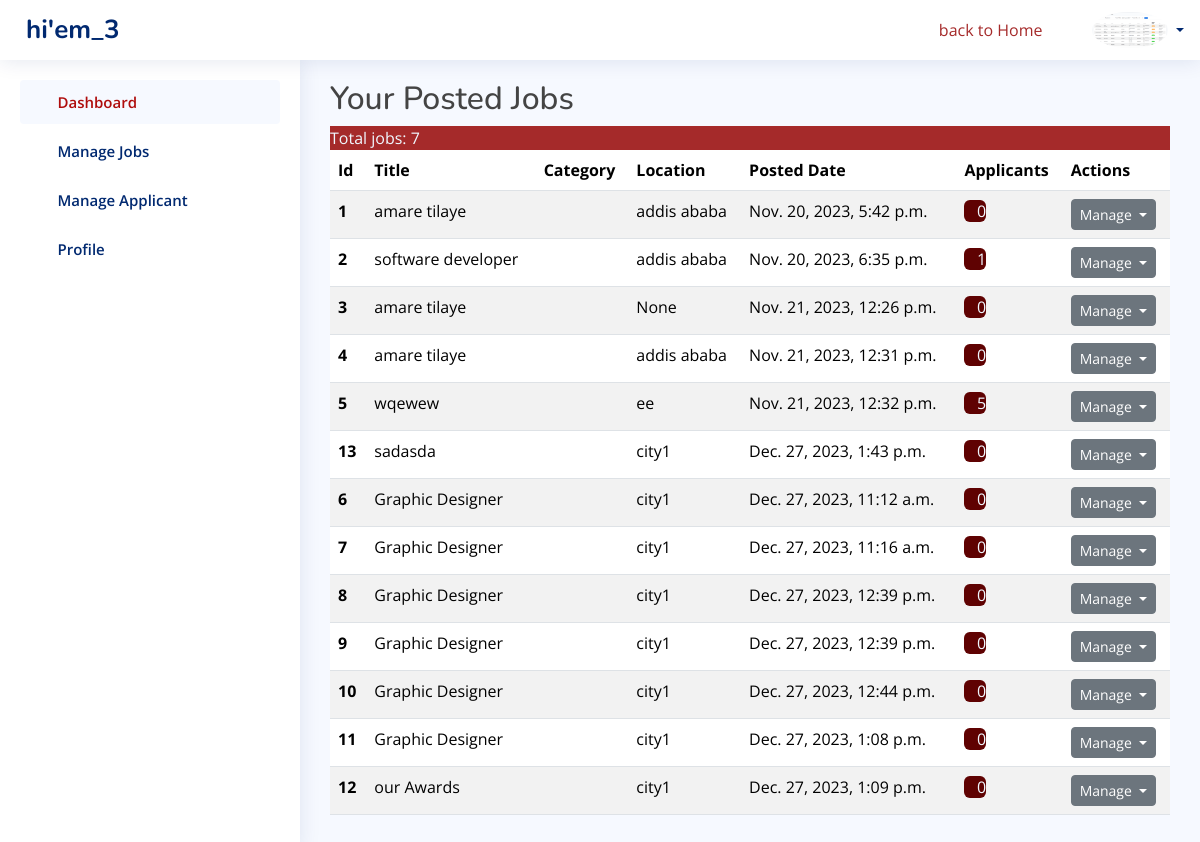
Before: /users/my_job_list/ (signed in) with the older database file.
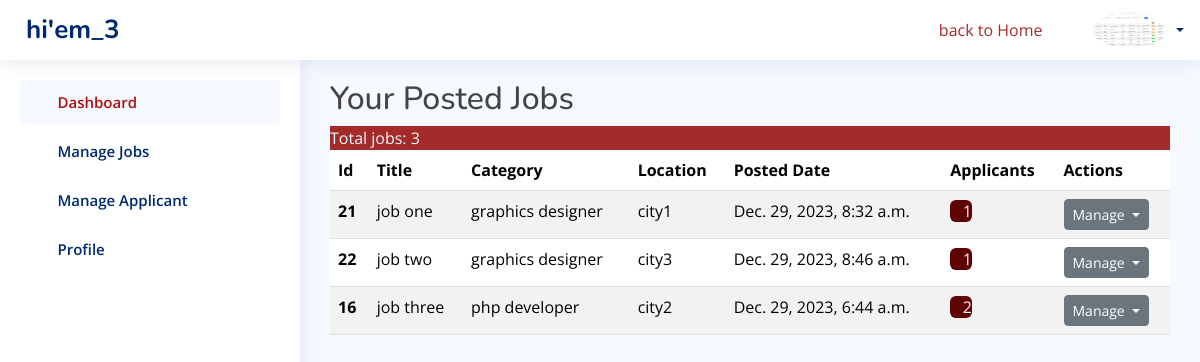
After: the same page with the newer database file.
### jobs/models.py (models this page shows, shortened)
class Job(models.Model):
    JOB_TYPE_CHOICES = [
        ('freelance', 'Freelance'),
        ('permanent', 'Permanent'),
        ('contract', 'Contract'),
        ('remote', 'Remote'),
        ('full_time', 'Full Time'),
        ('part_time', 'Part Time'),
    ]
    LOCATION_CHOICES = [
        ('city1', 'City 1'),
        ('city2', 'City 2'),
        ('city3', 'City 3'),
    ]
    company = models.ForeignKey(EmployerProfile, on_delete=models.CASCADE)
    company_logo = models.ImageField(upload_to='images/profile/', blank=True, null=True)
    title = models.CharField(max_length=100)
    catagory = models.ForeignKey(Categories, related_name='jobs', on_delete=models.CASCADE)
    description = models.TextField()
    location = models.CharField(max_length=100, choices=LOCATION_CHOICES, blank=True, null=True)
    salary = models.DecimalField(max_digits=10, decimal_places=2, blank=True, null=True)
    posted_date = models.DateTimeField(auto_now_add=True)
    application_deadline = models.DateField(blank=True, null=True)
    requirements = models.TextField(blank=True, null=True)
    responsibilities = models.TextField(blank=True, null=True)
    education_requirements = models.CharField(max_length=100, blank=True, null=True)
    job_type = models.CharField(max_length=20, choices=JOB_TYPE_CHOICES, blank=True, null=True)
    is_featured = models.BooleanField(default=False)
    experience = models.CharField(max_length=100, blank=True, null=True)

class Categories(models.Model):
    cat_icon = models.ImageField(upload_to='icons/')
    name = models.CharField(max_length=200)
    def __str__(self):
        return self.name

### jobs/views.py (the view)
# urls.py: path('users/my_job_list/', MyJobListView.as_view(), name='my_job_list'),
class MyJobListView(ListView):
    model = Job
    template_name = 'users/my_job_list.html'
    context_object_name = 'joblist'
    def get_context_data(self, **kwargs):
        context = super().get_context_data(**kwargs)
        logged_in_employer = self.request.user.employerprofile
        context['employer_job_count'] = Job.objects.filter(company=logged_in_employer).count()
        context['joblist'] = Job.objects.annotate(num_applicants=Count('applicant'))
        return context

### users/templates/users/my_job_list.html (shortened to what this page needs)
{% extends "users/base.html" %}
{% load static %}
{% block content %}
<main id="main" class="main">
    <h2>Your Posted Jobs</h2>
    <div class="employer-job-count" style="background-color: brown; color: aliceblue;">
        Total jobs: {{ employer_job_count }}
    </div>
    <table class="table table-striped">
        <thead>
            <tr>
                <th> Id </th>
                <th>Title</th>
                <th>Category</th>
                <th>Location</th>
                <th>Posted Date</th>
                <th>Applicants</th>
                <th>Actions</th>
            </tr>
        </thead>
        <tbody>
            {% for job in joblist %}
            <tr>
                <th>{{ job.id }}</th>
                <td>{{ job.title }}</td>
                <td>{{ job.catagory }}</td>
                <td>{{ job.location }}</td>
                <td>{{ job.posted_date }}</td>
                <td>
                    <a href="{% url 'applicant-detail' job.id %}" style="background-color: rgb(95, 2, 2); border-radius: 27% 27% 27% 27%; color: aliceblue;"><i class="bi bi-person"></i>{{ job.num_applicants }}</a></td>
                <td>
                    <div class="dropdown-center">
                        <button class="btn btn-secondary btn-sm dropdown-toggle" type="button" data-bs-toggle="dropdown" aria-expanded="false">
                            Manage
                        </button>
                    </div>
                </td>
            </tr>
            {% empty %}
            <tr>
                <td colspan="6">No jobs posted yet.</td>
            </tr>
            {% endfor %}
        </tbody>
    </table>
</main>
{% endblock %}

Changed rows visible on the page:
removed Job: id "1", title "amare tilaye", location "addis ababa", posted_date "Nov. 20, 2023, 5:42 p.m.", num_applicants "0"
removed Job: id "2", title "software developer", location "addis ababa", posted_date "Nov. 20, 2023, 6:35 p.m.", num_applicants "1"
removed Job: id "3", title "amare tilaye", location "None", posted_date "Nov. 21, 2023, 12:26 p.m.", num_applicants "0"
removed Job: id "4", title "amare tilaye", location "addis ababa", posted_date "Nov. 21, 2023, 12:31 p.m.", num_applicants "0"
removed Job: id "5", title "wqewew", location "ee", posted_date "Nov. 21, 2023, 12:32 p.m.", num_applicants "5"
removed Job: id "13", title "sadasda", location "city1", posted_date "Dec. 27, 2023, 1:43 p.m.", num_applicants "0"
removed Job: id "6", title "Graphic Designer", location "city1", posted_date "Dec. 27, 2023, 11:12 a.m.", num_applicants "0"
removed Job: id "7", title "Graphic Designer", location "city1", posted_date "Dec. 27, 2023, 11:16 a.m.", num_applicants "0"
removed Job: id "8", title "Graphic Designer", location "city1", posted_date "Dec. 27, 2023, 12:39 p.m.", num_applicants "0"
removed Job: id "9", title "Graphic Designer", location "city1", posted_date "Dec. 27, 2023, 12:39 p.m.", num_applicants "0"
removed Job: id "10", title "Graphic Designer", location "city1", posted_date "Dec. 27, 2023, 12:44 p.m.", num_applicants "0"
removed Job: id "11", title "Graphic Designer", location "city1", posted_date "Dec. 27, 2023, 1:08 p.m.", num_applicants "0"
removed Job: id "12", title "our Awards", location "city1", posted_date "Dec. 27, 2023, 1:09 p.m.", num_applicants "0"
added Job: id "21", title "job one", catagory "graphics designer", location "city1", posted_date "Dec. 29, 2023, 8:32 a.m.", num_applicants "1"
added Job: id "22", title "job two", catagory "graphics designer", location "city3", posted_date "Dec. 29, 2023, 8:46 a.m.", num_applicants "1"
added Job: id "16", title "job three", catagory "php developer", location "city2", posted_date "Dec. 29, 2023, 6:44 a.m.", num_applicants "2"
Other visible differences:
{{ employer_job_count }}: "7" → "3"
